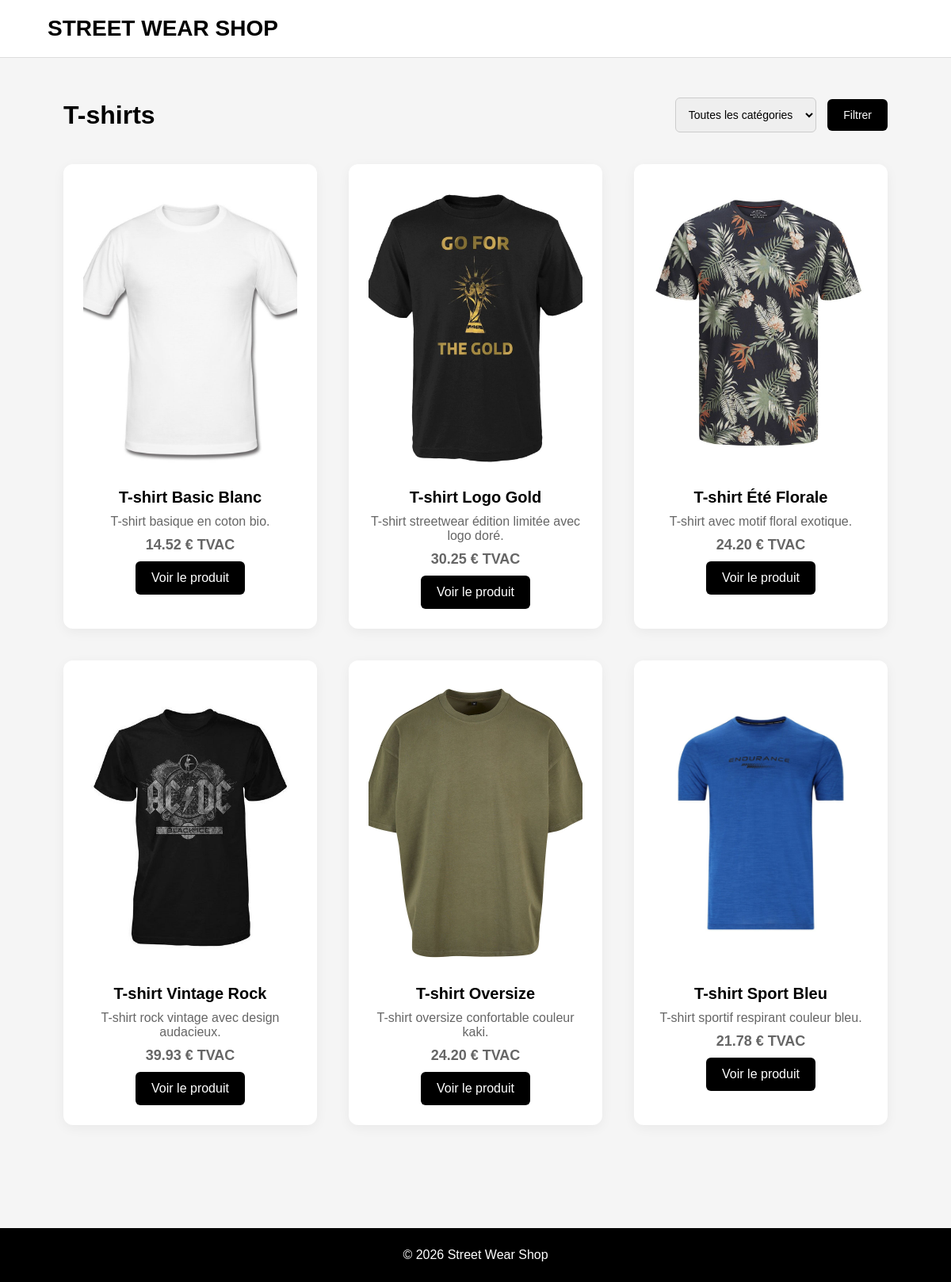
/produits.php, run on the app's committed database.
### tables this page shows
CREATE TABLE `produits` (
  `id_produit` int(11) NOT NULL,
  `nom_produit` varchar(100) NOT NULL,
  `description_court_produit` varchar(255) NOT NULL,
  `prix_htva` decimal(10,2) NOT NULL,
  `stock` int(11) NOT NULL,
  `disponibilité` text NOT NULL,
  `image` varchar(255) NOT NULL,
  `description_longue` text DEFAULT NULL
);

### produits.php (the view, shortened to what this page needs)
<?php
require_once 'database.php';
$query = $pdo->query("SELECT * FROM produits");
$produits = $query->fetchAll(PDO::FETCH_ASSOC);
?>
<!DOCTYPE html>
<html lang="fr">
<head>
<link rel="stylesheet" href="style.css">
</head>
<body>
<header>
STREET WEAR SHOP
</header>
<main class="section">
<div class="section-top">
<h2>T-shirts</h2>
<div class="filters">
<select id="categorie">
<option value="all">Toutes les catégories</option>
</select>
<button onclick="filtrerProduits()">Filtrer</button>
</div>
</div>
<section class="products">
<?php foreach($produits as $produit){
$prixTVAC = $produit['prix_htva'] * 1.21;
?>
<div class="card">
<img src="images/<?php echo $produit['image']; ?>">
<h3><?php echo $produit['nom_produit']; ?></h3>
<p><?php echo $produit['description_court_produit']; ?></p>
<p class="price">
<?php echo number_format($prixTVAC,2); ?> € TVAC
</p>
<a class="btn" href="produit.php?id=<?php echo $produit['id_produit']; ?>">
Voir le produit
</a>
</div>
<?php } ?>
</section>
</main>
<footer>
© 2026 Street Wear Shop
</footer>
</body>
</html>

### style.css (style rules this page uses)
* { margin:0; padding:0; box-sizing:border-box; font-family:Arial, Helvetica, sans-serif; }
body { background:#f5f5f5; }
header { background:white; border-bottom:1px solid #ddd; padding:20px 60px; font-size:28px; font-weight:bold; }
.section { padding:50px 80px; }
.section-top { display:flex; justify-content:space-between; align-items:center; margin-bottom:40px; }
.section-top h2 { font-size:32px; }
.filters select { padding:12px; border:1px solid #ccc; border-radius:6px; font-size:14px; }
.filters button { padding:12px 20px; border:none; background:black; color:white; cursor:pointer; border-radius:6px; margin-left:10px; font-size:14px; }
.products { display:grid; grid-template-columns:repeat(3,1fr); gap:40px; }
.card { background:white; padding:25px; border-radius:12px; text-align:center; transition:0.3s; box-shadow:0 4px 15px rgba(0,0,0,0.05); }
.card img { width:100%; height:360px; object-fit:cover; margin-bottom:20px; transition:0.4s; }
.card h3 { font-size:20px; margin-bottom:10px; }
.card p { color:#666; margin-bottom:10px; }
.price { font-weight:bold; font-size:18px; margin:10px 0; }
.btn { display:inline-block; background:black; color:white; padding:12px 20px; border-radius:6px; text-decoration:none; transition:0.2s; }
footer { margin-top:80px; background:black; color:white; text-align:center; padding:25px; }

### data on the page
produits: image (picture), nom_produit "T-shirt Basic Blanc", description_court_produit "T-shirt basique en coton bio.", prix_htva "14.52"
produits: image (picture), nom_produit "T-shirt Logo Gold", description_court_produit "T-shirt streetwear édition limitée avec logo doré.", prix_htva "30.25"
produits: image (picture), nom_produit "T-shirt Été Florale", description_court_produit "T-shirt avec motif floral exotique.", prix_htva "24.20"
produits: image (picture), nom_produit "T-shirt Vintage Rock", description_court_produit "T-shirt rock vintage avec design audacieux.", prix_htva "39.93"
produits: image (picture), nom_produit "T-shirt Oversize", description_court_produit "T-shirt oversize confortable couleur kaki.", prix_htva "24.20"
produits: image (picture), nom_produit "T-shirt Sport Bleu", description_court_produit "T-shirt sportif respirant couleur bleu.", prix_htva "21.78"
